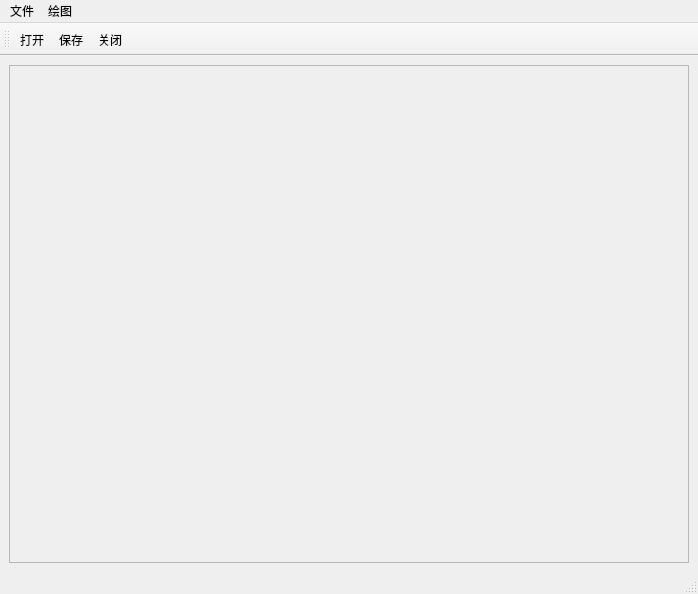
<?xml version="1.0" encoding="UTF-8"?>
<ui version="4.0">
 <class>MainWindow</class>
 <widget class="QMainWindow" name="MainWindow">
  <property name="geometry">
   <rect>
    <x>0</x>
    <y>0</y>
    <width>698</width>
    <height>594</height>
   </rect>
  </property>
  <property name="sizePolicy">
   <sizepolicy hsizetype="Preferred" vsizetype="Preferred">
    <horstretch>0</horstretch>
    <verstretch>0</verstretch>
   </sizepolicy>
  </property>
  <property name="windowTitle">
   <string>期末作业</string>
  </property>
  <property name="windowIcon">
   <iconset resource="Image.qrc">
    <normaloff>:/Image/theodolite.png</normaloff>:/Image/theodolite.png</iconset>
  </property>
  <widget class="QWidget" name="centralwidget">
   <layout class="QVBoxLayout" name="verticalLayout">
    <item>
     <widget class="QScrollArea" name="scrollArea">
      <property name="widgetResizable">
       <bool>true</bool>
      </property>
      <widget class="QWidget" name="scrollAreaWidgetContents">
       <property name="geometry">
        <rect>
         <x>0</x>
         <y>0</y>
         <width>678</width>
         <height>492</height>
        </rect>
       </property>
      </widget>
     </widget>
    </item>
   </layout>
  </widget>
  <widget class="QMenuBar" name="menubar">
   <property name="geometry">
    <rect>
     <x>0</x>
     <y>0</y>
     <width>698</width>
     <height>21</height>
    </rect>
   </property>
   <widget class="QMenu" name="menufile">
    <property name="title">
     <string>文件</string>
    </property>
    <addaction name="actionopen"/>
    <addaction name="actionsave"/>
    <addaction name="actionclose"/>
   </widget>
   <widget class="QMenu" name="menupaint">
    <property name="title">
     <string>绘图</string>
    </property>
    <addaction name="actionpaint_x"/>
    <addaction name="actionpaint_y"/>
    <addaction name="actionpaint_z"/>
   </widget>
   <addaction name="menufile"/>
   <addaction name="menupaint"/>
  </widget>
  <widget class="QStatusBar" name="statusbar"/>
  <widget class="QToolBar" name="toolBar">
   <property name="windowTitle">
    <string>toolBar</string>
   </property>
   <attribute name="toolBarArea">
    <enum>TopToolBarArea</enum>
   </attribute>
   <attribute name="toolBarBreak">
    <bool>false</bool>
   </attribute>
   <addaction name="actionopen"/>
   <addaction name="actionsave"/>
   <addaction name="actionclose"/>
  </widget>
  <action name="actionopen">
   <property name="icon">
    <iconset resource="Image.qrc">
     <normaloff>:/Image/open.png</normaloff>:/Image/open.png</iconset>
   </property>
   <property name="text">
    <string>打开</string>
   </property>
  </action>
  <action name="actionsave">
   <property name="icon">
    <iconset resource="Image.qrc">
     <normaloff>:/Image/save.png</normaloff>:/Image/save.png</iconset>
   </property>
   <property name="text">
    <string>保存</string>
   </property>
  </action>
  <action name="actionclose">
   <property name="icon">
    <iconset resource="Image.qrc">
     <normaloff>:/Image/close.png</normaloff>:/Image/close.png</iconset>
   </property>
   <property name="text">
    <string>关闭</string>
   </property>
  </action>
  <action name="actionpaint_x">
   <property name="text">
    <string>paint_x</string>
   </property>
  </action>
  <action name="actionpaint_y">
   <property name="text">
    <string>paint_y</string>
   </property>
  </action>
  <action name="actionpaint_z">
   <property name="text">
    <string>paint_h</string>
   </property>
  </action>
 </widget>
 <resources>
  <include location="Image.qrc"/>
 </resources>
 <connections/>
</ui>
